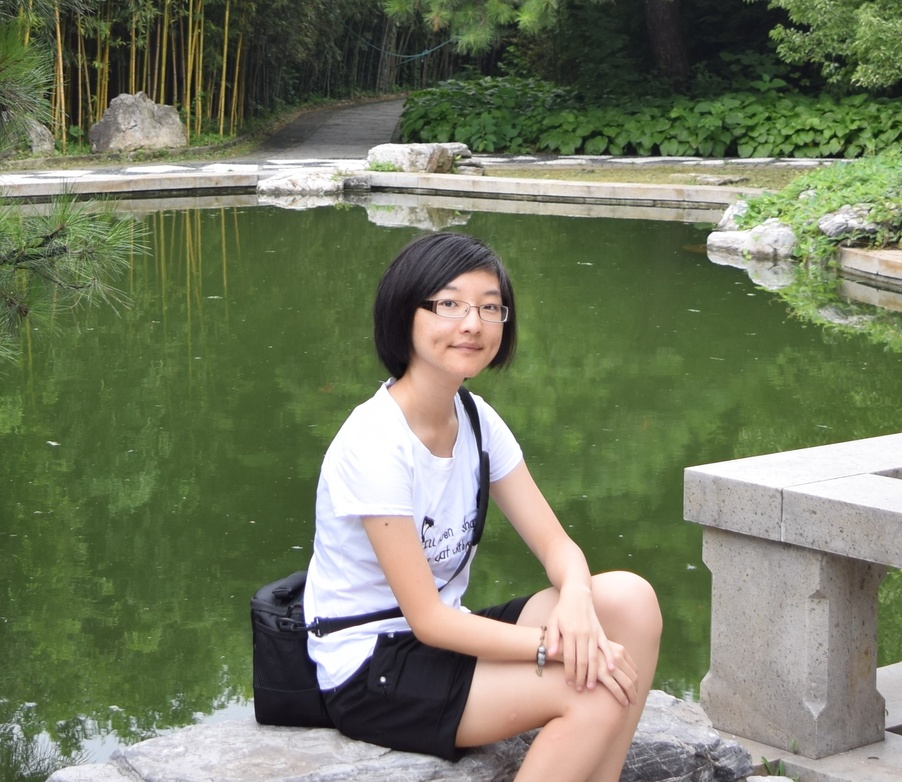
#> input picture day21unconventionalData/images/1.JPG, 902 x 782 px, shrunk from 2000 x 1733 before the run, found by its file name
$ jupyter execute --allow-errors exercise.ipynb
#> lines starting #> are read from the running program, lines starting #| are printed output that depends on the picture; after the words box and inside, x2 and y2 are one past the last pixel; in counts of white or black regions, pixels touching at a corner belong together
[cell 1]
import fitz
import pandas as pd
from collections import Counter

import camelot
import requests

import json
from PIL import Image
import io
import pytesseract
from textblob import TextBlob

import matplotlib.pyplot as plt
import seaborn as sns
import numpy as np

import cv2

## PDF Extractor
### Example

#> (a cell that did not finish here is left out)

#> (a cell that did not finish here is left out)

### With Other Data

#> (a cell that did not finish here is left out)

## Reddit Image Transcriber
### Example

#> (a cell that did not finish here is left out)

#> (a cell that did not finish here is left out)

#> (a cell that did not finish here is left out)

### With Another Subreddit

#> (a cell that did not finish here is left out)

#> (a cell that did not finish here is left out)

## Open CV Face Finding

[cell 10]
face_cascade = cv2.CascadeClassifier('classifiers/haarcascade_frontalface_default.xml')
eye_cascade = cv2.CascadeClassifier('classifiers/haarcascade_eye.xml')

img = cv2.imread('images/1.jpg')
#> img is the input picture: shape (782, 902, 3); mean B, G, R 97.5, 122.6, 115.5
gray = cv2.cvtColor(img, cv2.COLOR_BGR2GRAY)
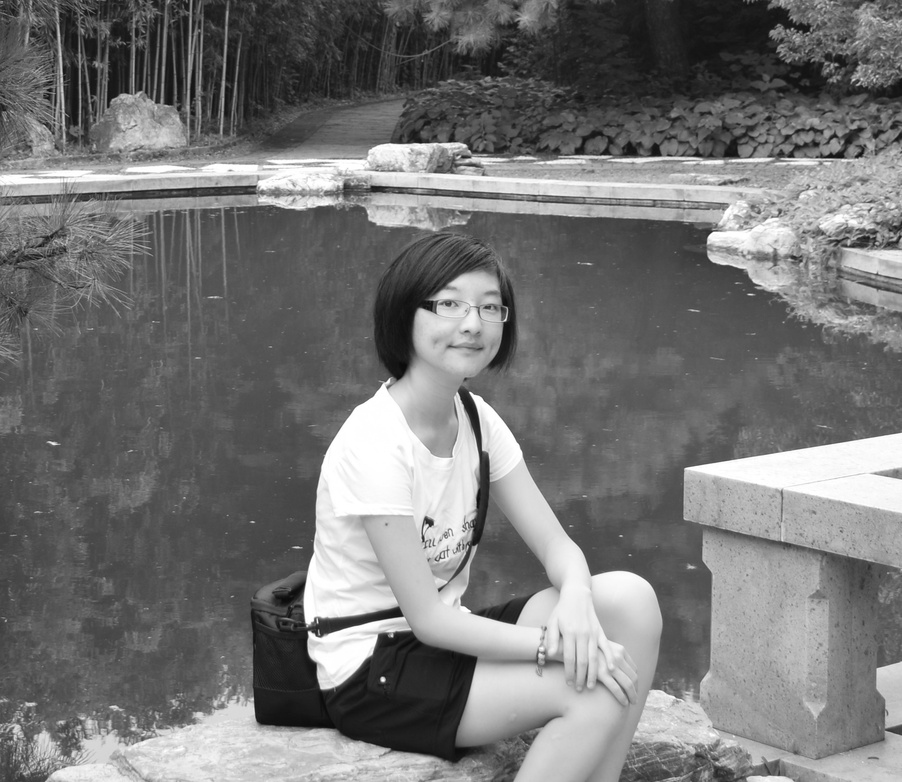
#> gray: shape (782, 902); min 10, max 255, mean 117.6

faces = face_cascade.detectMultiScale(gray, 1.3, 5)
#> faces = [[420, 270, 100, 100]]
for (x,y,w,h) in faces:
    img = cv2.rectangle(img,(x,y),(x+w,y+h),(255,0,0),2)
    roi_gray = gray[y:y+h, x:x+w]
    roi_color = img[y:y+h, x:x+w]
    eyes = eye_cascade.detectMultiScale(roi_gray)
    for (ex,ey,ew,eh) in eyes:
        cv2.rectangle(roi_color,(ex,ey),(ex+ew,ey+eh),(0,255,0),2)
#> this loop made 1 pass
#> (x, y, w, h, eyes) on pass 1: (420, 270, 100, 100, [[16, 22, 22, 22], [56, 25, 24, 24]])
#> pass 1, `img = cv2.rectangle(img,(x,y),(x+w,y+h),(255,0,0),2)`:
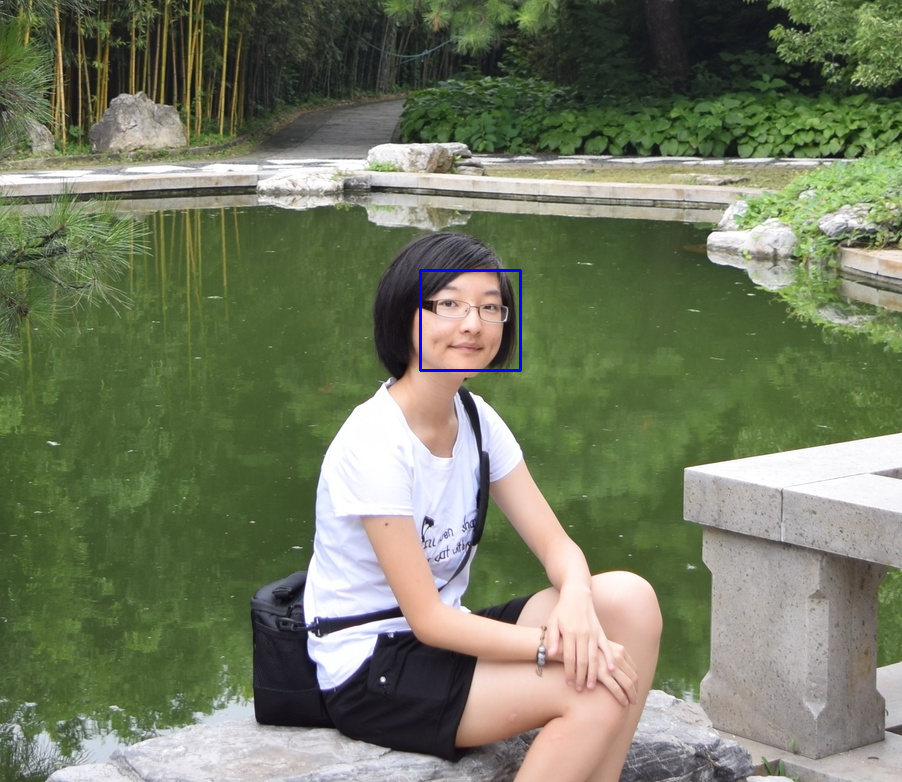
#> img: shape (782, 902, 3); 0.17% of pixels changed, all inside (x1, y1, x2, y2) = (419, 269, 522, 372)
#> pass 1, `roi_gray = gray[y:y+h, x:x+w]`:
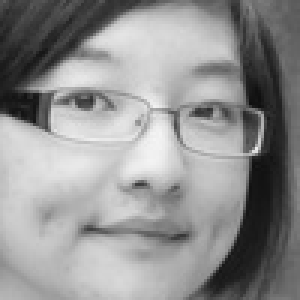
#> roi_gray: shape (100, 100) (shown 3 times larger); min 15, max 245, mean 145.2
#> pass 1, `roi_color = img[y:y+h, x:x+w]`:
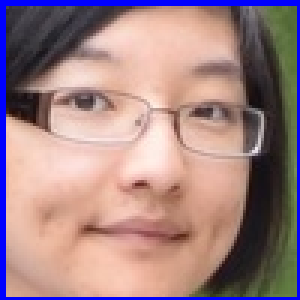
#> roi_color: shape (100, 100, 3) (shown 3 times larger); mean B, G, R 132.7, 131.1, 160.9
#> after the loop:
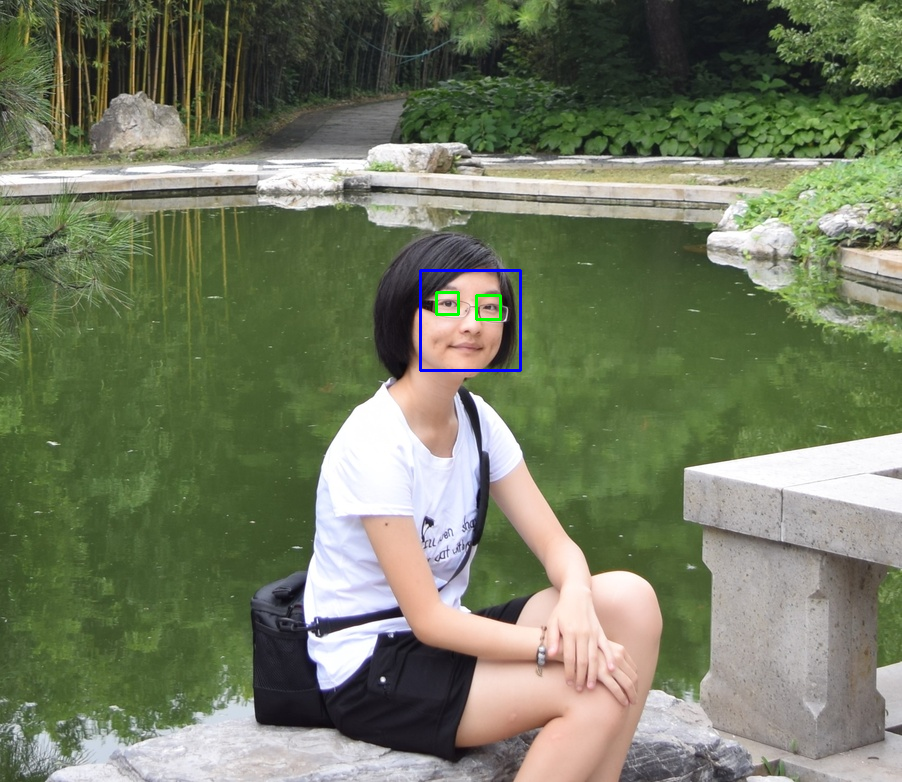
#> img: shape (782, 902, 3); 0.08% of pixels changed, all inside (x1, y1, x2, y2) = (435, 291, 502, 321)
#> after the loop:
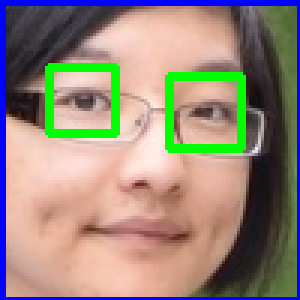
#> roi_color: shape (100, 100, 3) (shown 3 times larger); 5.44% of pixels changed, all inside (x1, y1, x2, y2) = (15, 21, 82, 51)

cv2.imwrite('images/1-processed.jpg', img)
#> Out = True
